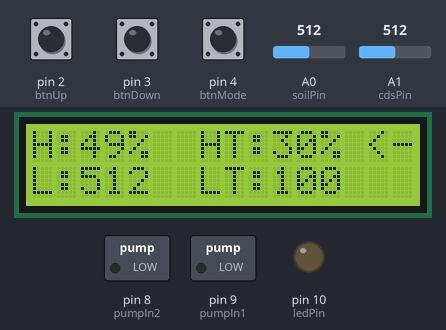
A sketch run on a simulated Arduino Uno, built with avr-gcc and run on an emulated ATmega328P. Shown: 16×2 character LCD, switched loads named in the sketch (green lamp = pin HIGH), output pins drawn as LEDs (lit = HIGH). The inputs (shaded band) are chosen by the test bench; at power-on: pin 4 (btnMode) HIGH, pin 2 (btnUp) HIGH, A1 (cdsPin) = 512, A0 (soilPin) = 512, pin 3 (btnDown) HIGH. EEPROM starts erased; what the sketch prints to the serial monitor is not drawn.

Above: at 2.2 s.
2.3 s: pin 4 (btnMode) pulled LOW for 3.2 s
At 2.8 s:
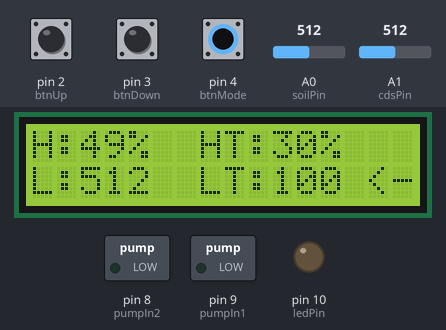
7.0 s: pin 2 (btnUp) pulled LOW for 0.15 s
At 8.2 s:
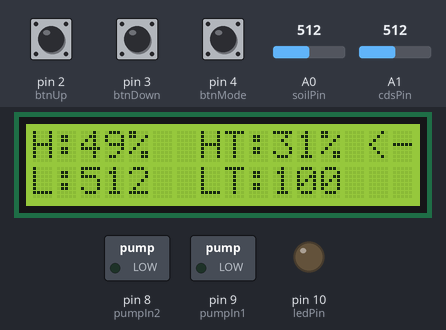
10.1 s: A1 (cdsPin) set to 105
At 11.3 s:
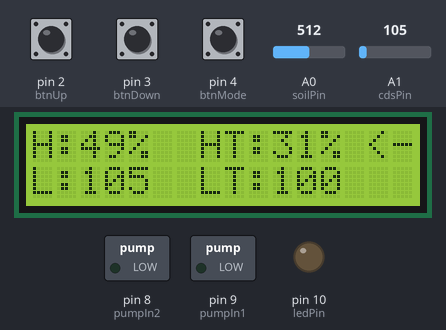
11.6 s: A1 (cdsPin) set to 92
At 12.1 s:
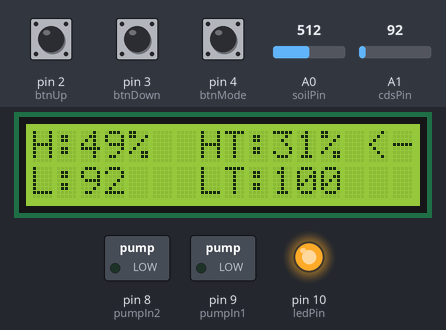
13.1 s: A0 (soilPin) set to 691
At 13.8 s:
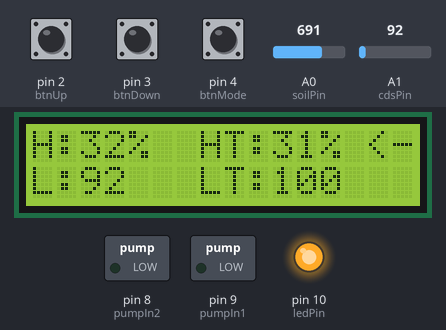
14.6 s: A0 (soilPin) set to 713
At 16.0 s:
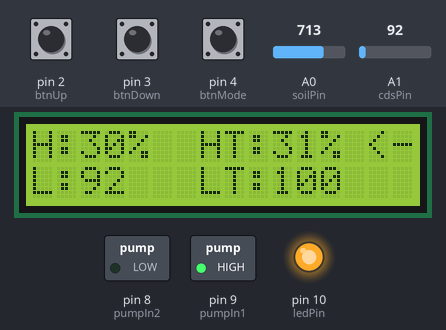
Timing chart, 0 to 17.1 s (numbered marks = the images above; inputs shaded):
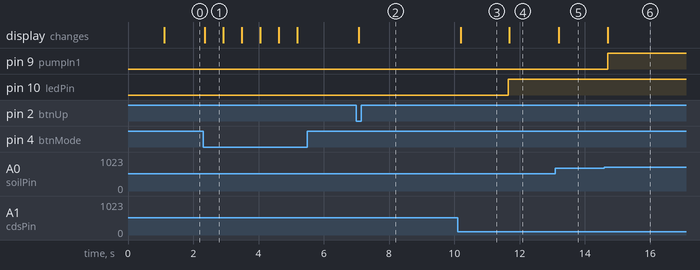

Measured:
- the behaviour switches between 101 and 100 on A1 (cdsPin) (found by bisection; images 3 and 4)
- the behaviour switches between 705 and 706 on A0 (soilPin) (found by bisection; images 5 and 6)
- after the input at 2.3 s, the display: changes after 0.05 s (image 1)
- after the input at 7.0 s, the display: changes after 0.07 s (image 2)
- after the input at 10.1 s, the display: changes after 0.09 s (image 3)
- after the input at 11.6 s, pin 10 (ledPin): LOW → HIGH after 0.06 s; the display: changes after 0.08 s (image 4)
- after the input at 13.1 s, the display: changes after 0.10 s (image 5)
- after the input at 14.6 s, pin 9 (pumpIn1): LOW → HIGH after 0.10 s; the display: changes after 0.10 s (image 6)

The sketch:

a.ino
```cpp
#include <Wire.h>
#include <LiquidCrystal_I2C.h>
#include <EEPROM.h>

LiquidCrystal_I2C lcd(0x27, 16, 2);

const int soilPin = A0;
const int cdsPin = A1;
const int pumpIn1 = 9;
const int pumpIn2 = 8;
const int ledPin = 10;
const int btnUp = 2;
const int btnDown = 3;
const int btnMode = 4;

const int THRESHOLD_ADDR = 0;
const int CDS_THRESHOLD_ADDR = 4;

int cdsThreshold = 100;
int threshold = 30;
const int minThreshold = 0;
const int maxThreshold = 90;

unsigned long lastButtonTime = 0;
const unsigned long debounceDelay = 500;

bool pumpRunning = false;
bool ledRunning = false;
bool controlHumidity = true;

bool manualPumpOverride = false;
bool manualLedOverride = false;
bool systemManualMode = false;

void setup() {
    pinMode(pumpIn1, OUTPUT);
    pinMode(pumpIn2, OUTPUT);
    pinMode(ledPin, OUTPUT);
    pinMode(btnUp, INPUT_PULLUP);
    pinMode(btnDown, INPUT_PULLUP);
    pinMode(btnMode, INPUT_PULLUP);

    Serial.begin(9600);

    lcd.init();
    lcd.backlight();

    EEPROM.get(THRESHOLD_ADDR, threshold);
    EEPROM.get(CDS_THRESHOLD_ADDR, cdsThreshold);
    if (threshold < minThreshold || threshold > maxThreshold) {
        threshold = 30;
    }
    if (cdsThreshold < 0 || cdsThreshold > 1023) {
        cdsThreshold = 100;
    }

    lcd.setCursor(0, 0);
    lcd.print("      ");
    delay(1000);
    lcd.clear();
}

void checkButtons() {
    unsigned long now = millis();

    if (now - lastButtonTime > debounceDelay) {
        bool upPressed = digitalRead(btnUp) == LOW;
        bool downPressed = digitalRead(btnDown) == LOW;
        bool modePressed = digitalRead(btnMode) == LOW;

        bool valueChanged = false;

        if (modePressed) {
            controlHumidity = !controlHumidity;
            lastButtonTime = now;
            return;
        }

        if (upPressed && downPressed) {
            if (controlHumidity) {
                if (threshold > 0) {
                    threshold = 0;
                } else {
                    threshold = 80;
                }
                EEPROM.put(THRESHOLD_ADDR, threshold);
            } else {
                if (cdsThreshold > 0) {
                    cdsThreshold = 0;
                } else {
                    cdsThreshold = 500;
                }
                EEPROM.put(CDS_THRESHOLD_ADDR, cdsThreshold);
            }
            lastButtonTime = now;
            return;
        }

        if (upPressed) {
            if (controlHumidity && threshold < maxThreshold) {
                threshold += 1;
                valueChanged = true;
            } else if (!controlHumidity && cdsThreshold < 1023) {
                cdsThreshold += 50;
                valueChanged = true;
            }
            lastButtonTime = now;
        }

        if (downPressed) {
            if (controlHumidity && threshold > minThreshold) {
                threshold -= 1;
                valueChanged = true;
            } else if (!controlHumidity && cdsThreshold > 0) {
                cdsThreshold -= 50;
                valueChanged = true;
            }
            lastButtonTime = now;
        }

        if (valueChanged) {
            if (controlHumidity) {
                EEPROM.put(THRESHOLD_ADDR, threshold);
            } else {
                EEPROM.put(CDS_THRESHOLD_ADDR, cdsThreshold);
            }
        }
    }
}

void loop() {
    int soilVal = analogRead(soilPin);
    int humidity = map(soilVal, 1023, 0, 0, 100);

    int cdsVal = analogRead(cdsPin);
    int lightValueMapped = cdsVal;

    bool isDark = cdsVal > cdsThreshold;
    if (!systemManualMode) {
        digitalWrite(ledPin, isDark ? LOW : HIGH);
        ledRunning = isDark;
    } else {
        ledRunning = (digitalRead(ledPin) == HIGH);
    }

    String dataToSend = "H," + String(humidity) + "%,L," + String(lightValueMapped) +
                        ",HT," + String(threshold) +
                        ",LT," + String(cdsThreshold) +
                        ",MP," + String(manualPumpOverride ? "1" : "0") +
                        ",ML," + String(manualLedOverride ? "1" : "0") +
                        ",SM," + String(systemManualMode ? "1" : "0") +
                        ",RP," + String(pumpRunning ? "1" : "0") +
                        ",RL," + String(ledRunning ? "1" : "0");
    Serial.println(dataToSend);
    delay(5);

    checkButtons();

    if (Serial.available() > 0) {
        String receivedData = Serial.readStringUntil('\n');
        receivedData.trim();

        if (receivedData.startsWith("SET_H_")) {
            int newThreshold = receivedData.substring(6).toInt();
            if (newThreshold >= minThreshold && newThreshold <= maxThreshold) {
                threshold = newThreshold;
                EEPROM.put(THRESHOLD_ADDR, threshold);
            }
        } else if (receivedData.startsWith("SET_L_")) {
            int newCdsThreshold = receivedData.substring(6).toInt();
            if (newCdsThreshold >= 0 && newCdsThreshold <= 1023) {
                cdsThreshold = newCdsThreshold;
                EEPROM.put(CDS_THRESHOLD_ADDR, cdsThreshold);
            }
        }
        else if (receivedData.equals("MANUAL_ON")) {
            systemManualMode = true;
            manualPumpOverride = false;
            manualLedOverride = false;
        } else if (receivedData.equals("MANUAL_OFF")) {
            systemManualMode = false;
            digitalWrite(pumpIn1, LOW);
            digitalWrite(pumpIn2, LOW);
            digitalWrite(ledPin, LOW);
            manualPumpOverride = false;
            manualLedOverride = false;
            pumpRunning = false;
            ledRunning = false;
        }

        if (systemManualMode) {
            if (receivedData.equals("PUMP_ON")) {
                manualPumpOverride = true;
                digitalWrite(pumpIn1, HIGH);
                digitalWrite(pumpIn2, LOW);
                pumpRunning = true;
            } else if (receivedData.equals("PUMP_OFF")) {
                manualPumpOverride = false;
                digitalWrite(pumpIn1, LOW);
                digitalWrite(pumpIn2, LOW);
                pumpRunning = false;
            }

            else if (receivedData.equals("LED_ON")) {
                manualLedOverride = true;
                digitalWrite(ledPin, HIGH);
                ledRunning = true;
            } else if (receivedData.equals("LED_OFF")) {
                manualLedOverride = false;
                digitalWrite(ledPin, LOW);
                ledRunning = false;
            }
        }
    }

    lcd.setCursor(0, 0);
    lcd.print("H:");
    lcd.print(humidity);
    lcd.print("% ");

    lcd.setCursor(7, 0);
    lcd.print("HT:");
    lcd.print(threshold);
    lcd.print("% ");

    lcd.setCursor(0, 1);
    lcd.print("L:");
    lcd.print(cdsVal);
    lcd.print("   ");

    lcd.setCursor(7, 1);
    lcd.print("LT:");
    lcd.print(cdsThreshold);
    lcd.print("   ");

    if (controlHumidity) {
        lcd.setCursor(14, 0);
        lcd.print("<-");
        lcd.setCursor(14, 1);
        lcd.print("   ");
    } else {
        lcd.setCursor(14, 1);
        lcd.print("<-");
        lcd.setCursor(14, 0);
        lcd.print("   ");
    }

    bool upPressed = digitalRead(btnUp) == LOW;
    bool modePressed = digitalRead(btnMode) == LOW;
    bool isButtonOverride = upPressed && modePressed;

    if (systemManualMode) {
    }
    else if (isButtonOverride) {
        digitalWrite(pumpIn1, HIGH);
        digitalWrite(pumpIn2, LOW);
        pumpRunning = true;
    }
    else {
        if (humidity < threshold) {
            digitalWrite(pumpIn1, HIGH);
            digitalWrite(pumpIn2, LOW);
            pumpRunning = true;
        } else {
            digitalWrite(pumpIn1, LOW);
            digitalWrite(pumpIn2, LOW);
            pumpRunning = false;
        }
    }

    delay(50);
}
```
